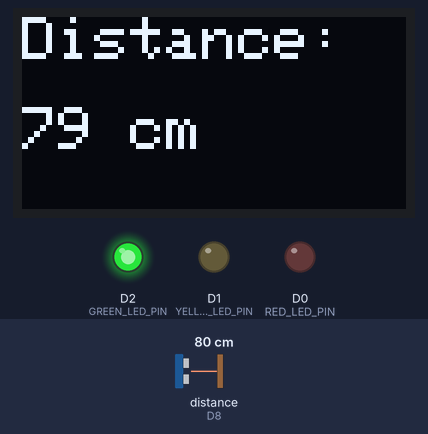
Recording of a sketch running on a simulated ESP8266 (NodeMCU). Parts: 128×64 one-colour display, output pins drawn as LEDs (lit = HIGH). Wiring (inferred from the names in the program): ultrasonic range finder: trigger D6; echo D8. Inputs (shaded band) come from the test bench; at power-on: distance to the obstacle (sensor on D8) 80 cm. The echo pulse lasts 58.3 µs per cm; WiFi joins after 1.5 s; servers stay silent unless stated; the display library's start-up logo is not drawn; pins used as bus, display or sensor lines are not drawn; what the sketch prints to the serial monitor is not drawn.

Above: at 4.7 s.
4.8 s: distance to the obstacle (sensor on D8) set to 23 cm
At 6.1 s:
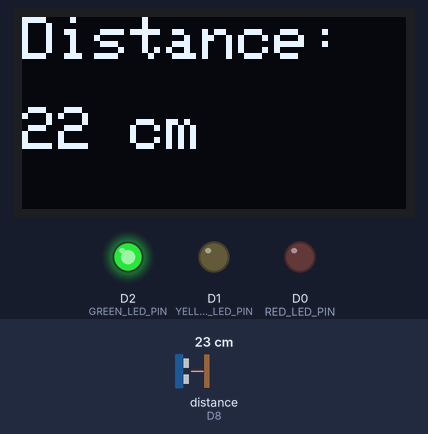
6.4 s: distance to the obstacle (sensor on D8) set to 18 cm
At 8.4 s:
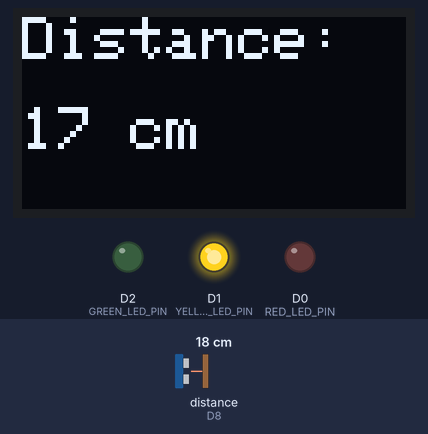
8.7 s: distance to the obstacle (sensor on D8) set to 12 cm
At 9.8 s:
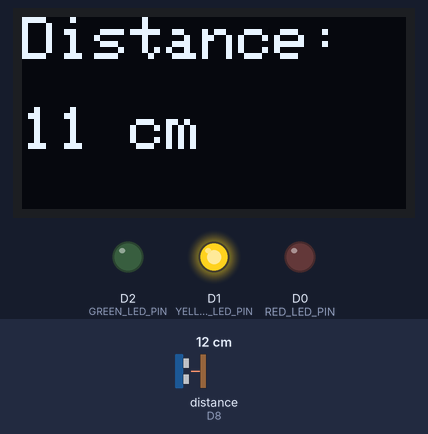
10.8 s: distance to the obstacle (sensor on D8) set to 9 cm
At 12.3 s:
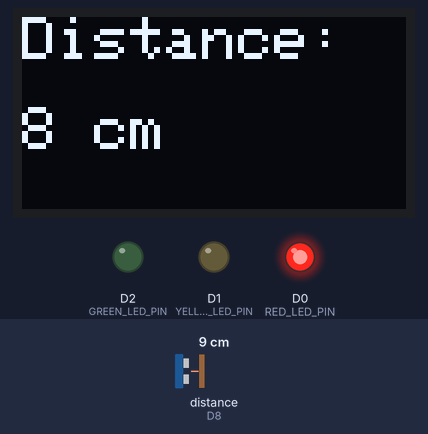
Timing chart, 0 to 13.8 s (numbered marks = the images above; inputs shaded):
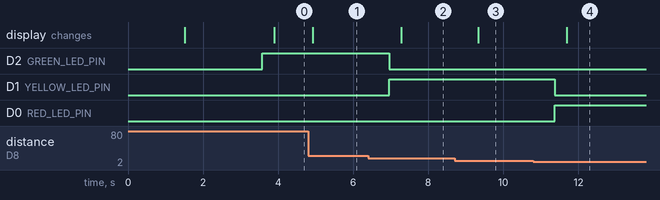

The sketch:

_7__Code_Full_No_MQTT.ino
```cpp
#include <ESP8266WiFi.h>
#include <ThingSpeak.h>
#include <Adafruit_GFX.h>
#include <Adafruit_SSD1306.h>

#define TRIG_PIN D6
#define ECHO_PIN D8
#define GREEN_LED_PIN D2
#define YELLOW_LED_PIN D1
#define RED_LED_PIN D0

#define SCREEN_WIDTH 128 // ความกว้างหน้าจอ OLED
#define SCREEN_HEIGHT 64  // ความสูงหน้าจอ OLED
#define OLED_RESET -1  // ไม่มีขา reset
Adafruit_SSD1306 display(SCREEN_WIDTH, SCREEN_HEIGHT, &Wire, OLED_RESET);

const char* ssid = "HUAWEI_2310";
const char* password = "1234567890";
unsigned long myChannelNumber = 2655229;
const char* myWriteAPIKey = "DYM7MG2V8FLLSBRN";

WiFiClient espClient;

int lastLedState = -1;

// ฟังก์ชันเชื่อมต่อ Wi-Fi
void setup_wifi() {
  delay(10);
  Serial.println("Connecting to Wi-Fi...");
  WiFi.begin(ssid, password);
  while (WiFi.status() != WL_CONNECTED) {
    delay(500);
    Serial.print(".");
  }
  Serial.println("\nConnected to Wi-Fi");
}

// ฟังก์ชันวัดระยะทางด้วยเซ็นเซอร์อัลตราโซนิก
long measure_distance() {
  digitalWrite(TRIG_PIN, LOW);
  delayMicroseconds(2);
  digitalWrite(TRIG_PIN, HIGH);
  delayMicroseconds(10);
  digitalWrite(TRIG_PIN, LOW);

  long duration = pulseIn(ECHO_PIN, HIGH, 30000);

  if (duration == 0) {
    Serial.println("Warning: No pulse detected or out of range");
    return -1;
  }

  long distance = duration * 0.034 / 2;
  return distance;
}

// ฟังก์ชันส่งข้อมูลไปยัง ThingSpeak
void send_to_thingspeak(long distance, int ledStatus) {
  ThingSpeak.setField(1, distance);
  ThingSpeak.setField(2, ledStatus);
  int httpCode = ThingSpeak.writeFields(myChannelNumber, myWriteAPIKey);

  if (httpCode == 200) {
    Serial.println("Data sent to ThingSpeak successfully.");
  } else {
    Serial.print("Error sending data to ThingSpeak, HTTP code: ");
    Serial.println(httpCode);
  }
}

// ฟังก์ชันควบคุม LED ตามระยะทาง
void control_led(long distance) {
  int ledState = 0;

  if (distance < 10) {
    digitalWrite(RED_LED_PIN, HIGH);
    digitalWrite(YELLOW_LED_PIN, LOW);
    digitalWrite(GREEN_LED_PIN, LOW);
    ledState = 2;
  } else if (distance < 20) {
    digitalWrite(RED_LED_PIN, LOW);
    digitalWrite(YELLOW_LED_PIN, HIGH);
    digitalWrite(GREEN_LED_PIN, LOW);
    ledState = 1;
  } else {
    digitalWrite(RED_LED_PIN, LOW);
    digitalWrite(YELLOW_LED_PIN, LOW);
    digitalWrite(GREEN_LED_PIN, HIGH);
    ledState = 0;
  }

  if (ledState != lastLedState) {
    send_to_thingspeak(distance, ledState);
    lastLedState = ledState;
  }
}

// ฟังก์ชันแสดงผลบน OLED
void display_distance(long distance) {
  display.clearDisplay();
  display.setTextSize(2);
  display.setTextColor(SSD1306_WHITE);
  display.setCursor(0, 0);
  display.print("Distance:");
  display.setCursor(0, 30);
  display.print(distance);
  display.print(" cm");
  display.display();
}

// ฟังก์ชันวัดระยะและส่งข้อมูลไปยัง ThingSpeak
void measure_and_publish_distance() {
  long distance = measure_distance();
  if (distance == -1) {
    Serial.println("Failed to measure distance.");
    return;
  }

  Serial.print("Distance: ");
  Serial.print(distance);
  Serial.println(" cm");

  control_led(distance);
  display_distance(distance); // แสดงระยะบน OLED
}

void setup() {
  Serial.begin(115200);
  setup_wifi();
  ThingSpeak.begin(espClient);

  pinMode(TRIG_PIN, OUTPUT);
  pinMode(ECHO_PIN, INPUT);
  pinMode(GREEN_LED_PIN, OUTPUT);
  pinMode(YELLOW_LED_PIN, OUTPUT);
  pinMode(RED_LED_PIN, OUTPUT);

  // เริ่มต้นการทำงานของ OLED
  Wire.begin(D3, D4); // ใช้ D3 เป็น SDA และ D4 เป็น SCL
  if (!display.begin(SSD1306_SWITCHCAPVCC, 0x3C)) {
    Serial.println("SSD1306 allocation failed");
    for (;;);
  }
  display.display();
  delay(2000);
  display.clearDisplay();
}

void loop() {
  measure_and_publish_distance();
  delay(1000);
}
```

Measured:
- the behaviour switches between 21 and 20 cm on distance to the obstacle (sensor on D8) (found by bisection; images 1 and 2)
- the behaviour switches between 11 and 10 cm on distance to the obstacle (sensor on D8) (found by bisection; images 3 and 4)
- after the input at 4.8 s, the display: changes after 0.13 s (image 1)
- after the input at 6.4 s, D2 (GREEN_LED_PIN): HIGH → LOW after 0.56 s; D1 (YELLOW_LED_PIN): LOW → HIGH after 0.56 s; the display: changes after 0.88 s (image 2)
- after the input at 8.7 s, the display: changes after 0.64 s (image 3)
- after the input at 10.8 s, D1 (YELLOW_LED_PIN): HIGH → LOW after 0.56 s; D0 (RED_LED_PIN): LOW → HIGH after 0.56 s; the display: changes after 0.89 s (image 4)
